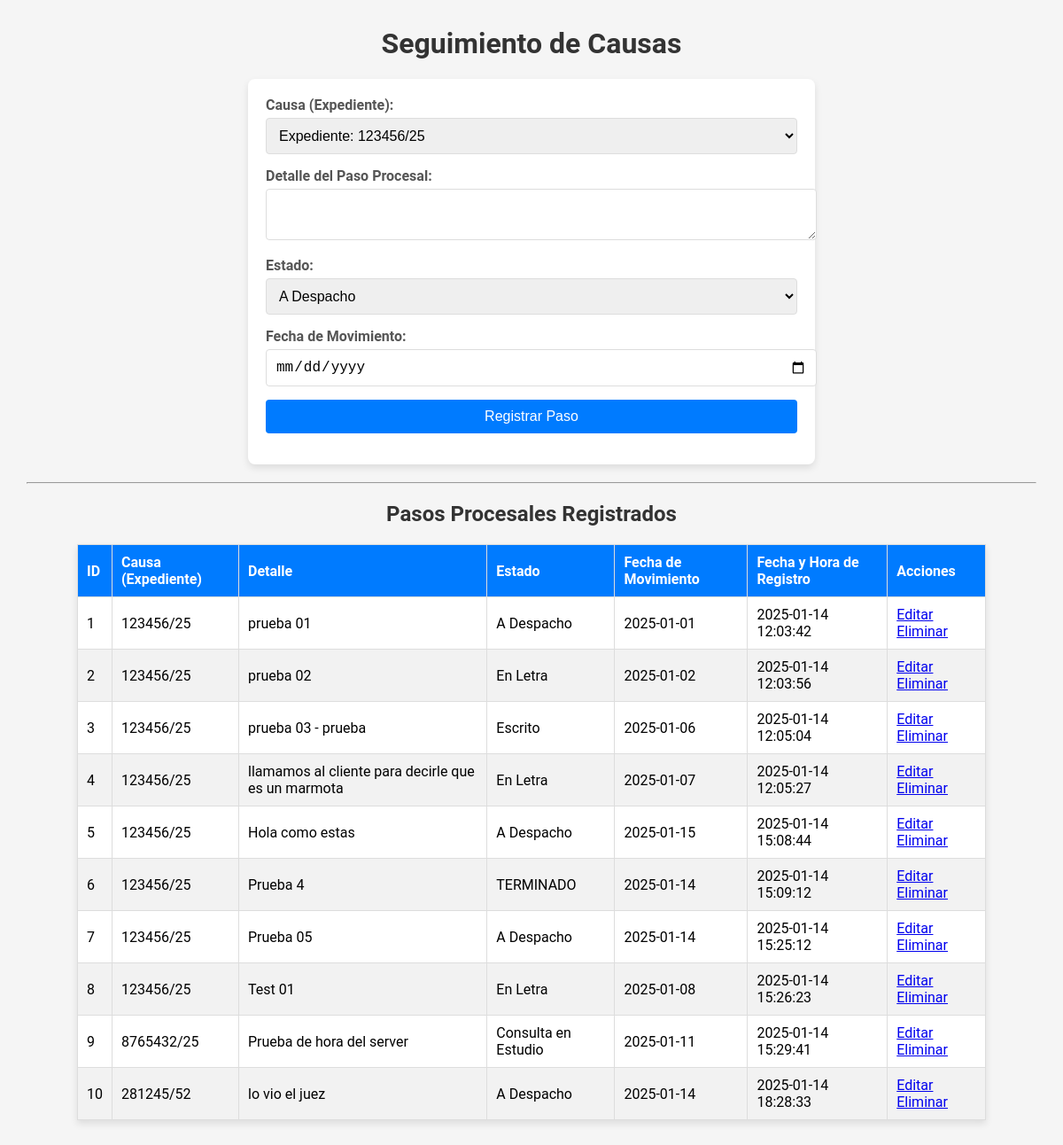
/views/seguimientos.php, run on the app's committed database.
### tables this page shows
CREATE TABLE `Seguimiento` (
  `ID` int(11) NOT NULL,
  `Causa_ID` int(11) NOT NULL,
  `Detalle` text NOT NULL,
  `Estado_ID` int(11) NOT NULL,
  `Fecha_Movimiento` date DEFAULT NULL,
  `Timestamp` timestamp NOT NULL DEFAULT current_timestamp()
);

CREATE TABLE `Causas` (
  `ID` int(11) NOT NULL,
  `Numero_Expediente` varchar(255) NOT NULL,
  `Cliente_DNI` varchar(20) NOT NULL,
  `Juzgado_ID` int(11) NOT NULL,
  `Objeto_ID` int(11) NOT NULL,
  `Perito_ID` int(11) DEFAULT NULL,
  `Descripcion` text DEFAULT NULL,
  `Fecha_Alta` date NOT NULL,
  `Usuario_DNI` varchar(20) DEFAULT NULL
);

CREATE TABLE `Estados` (
  `ID` int(11) NOT NULL,
  `Descripcion` varchar(255) NOT NULL
);

### views/seguimientos.php (the view, shortened to what this page needs)
<?php
include_once '../database/conexion.php';
?>
<!DOCTYPE html>
<html lang="es">
<head>
    <link rel="stylesheet" href="../css/estilos.css">
</head>
<body>
    <h1>Seguimiento de Causas</h1>
    <form action="seguimientos.php" method="POST">
        <label for="causa_id">Causa (Expediente):</label>
        <select id="causa_id" name="causa_id" required>
            <?php
            $causas = $conn->query("SELECT ID, Numero_Expediente FROM Causas");
            while ($causa = $causas->fetch_assoc()) {
                echo "<option value='{$causa['ID']}'>Expediente: {$causa['Numero_Expediente']}</option>";
            }
            ?>
        </select>
        <label for="detalle">Detalle del Paso Procesal:</label>
        <textarea id="detalle" name="detalle" required></textarea>
        <label for="estado_id">Estado:</label>
        <select id="estado_id" name="estado_id" required>
            <?php
            $estados = $conn->query("SELECT ID, Descripcion FROM Estados");
            while ($estado = $estados->fetch_assoc()) {
                echo "<option value='{$estado['ID']}'>" . htmlspecialchars($estado['Descripcion']) . "</option>";
            }
            ?>
        </select>
        <label for="fecha_movimiento">Fecha de Movimiento:</label>
        <input type="date" id="fecha_movimiento" name="fecha_movimiento" required>
        <button type="submit" name="registrar">Registrar Paso</button>
    </form>
    <hr>
    <h2>Pasos Procesales Registrados</h2>
    <table border="1">
        <thead>
            <tr>
                <th>ID</th>
                <th>Causa (Expediente)</th>
                <th>Detalle</th>
                <th>Estado</th>
                <th>Fecha de Movimiento</th>
                <th>Fecha y Hora de Registro</th>
                <th>Acciones</th>
            </tr>
        </thead>
        <tbody>
            <?php
            $sql = "SELECT Seguimiento.ID, Causas.Numero_Expediente AS Causa, Seguimiento.Detalle, Estados.Descripcion AS Estado,
                           Seguimiento.Fecha_Movimiento, Seguimiento.Timestamp
                    FROM Seguimiento
                    LEFT JOIN Causas ON Seguimiento.Causa_ID = Causas.ID
                    LEFT JOIN Estados ON Seguimiento.Estado_ID = Estados.ID";
            $result = $conn->query($sql);
            if ($result->num_rows > 0) {
                while ($row = $result->fetch_assoc()) {
                    echo "<tr>";
                    echo "<td>{$row['ID']}</td>";
                    echo "<td>{$row['Causa']}</td>";
                    echo "<td>{$row['Detalle']}</td>";
                    echo "<td>" . htmlspecialchars($row['Estado']) . "</td>";
                    echo "<td>{$row['Fecha_Movimiento']}</td>";
                    echo "<td>{$row['Timestamp']}</td>";
                    echo "<td>
                            <a href='editar_seguimiento.php?id={$row['ID']}'>Editar</a>
                            <a href='eliminar_seguimientos.php?id={$row['ID']}' onclick='return confirm(\"¿Estás seguro de eliminar este registro?\");'>Eliminar</a>
                          </td>";
                    echo "</tr>";
                }
            } else {
                echo "<tr><td colspan='7'>No hay pasos procesales registrados.</td></tr>";
            }
            ?>
        </tbody>
    </table>
</body>
</html>

### css/estilos.css (style rules this page uses)
body { font-family: 'Roboto', sans-serif; background-color: #f5f5f5; margin: 10; padding: 10; }
h1, h2 { text-align: center; color: #333; }
form { background-color: white; margin: 20px auto; padding: 20px; border-radius: 8px; box-shadow: 0 4px 8px rgba(0, 0, 0, 0.1); max-width: 600px; }
form label { display: block; margin-bottom: 5px; color: #555; font-weight: bold; }
form input, form select, form textarea, form button { width: 100%; padding: 10px; margin-bottom: 15px; border: 1px solid #ddd; border-radius: 4px; font-size: 16px; }
form button { background-color: #007BFF; color: white; border: none; cursor: pointer; }
table { width: 90%; margin: 20px auto; border-collapse: collapse; background-color: white; box-shadow: 0 4px 8px rgba(0, 0, 0, 0.1); }
table th, table td { padding: 10px; text-align: left; border: 1px solid #ddd; }
table th { background-color: #007BFF; color: white; font-size: 16px; }
table tr:nth-child(even) { background-color: #f2f2f2; }
body { margin: 30px; }

### data on the page
seguimiento: ID "1", Causa_ID.Numero_Expediente "123456/25", Detalle "prueba 01", Estado_ID.Descripcion "A Despacho", Fecha_Movimiento "2025-01-01", Timestamp "2025-01-14 12:03:42"
seguimiento: ID "2", Causa_ID.Numero_Expediente "123456/25", Detalle "prueba 02", Estado_ID.Descripcion "En Letra", Fecha_Movimiento "2025-01-02", Timestamp "2025-01-14 12:03:56"
seguimiento: ID "3", Causa_ID.Numero_Expediente "123456/25", Detalle "prueba 03 - prueba", Estado_ID.Descripcion "Escrito", Fecha_Movimiento "2025-01-06", Timestamp "2025-01-14 12:05:04"
seguimiento: ID "4", Causa_ID.Numero_Expediente "123456/25", Detalle "llamamos al cliente para decirle que es un marmota", Estado_ID.Descripcion "En Letra", Fecha_Movimiento "2025-01-07", Timestamp "2025-01-14 12:05:27"
seguimiento: ID "5", Causa_ID.Numero_Expediente "123456/25", Detalle "Hola como estas", Estado_ID.Descripcion "A Despacho", Fecha_Movimiento "2025-01-15", Timestamp "2025-01-14 15:08:44"
seguimiento: ID "6", Causa_ID.Numero_Expediente "123456/25", Detalle "Prueba 4", Estado_ID.Descripcion "TERMINADO", Fecha_Movimiento "2025-01-14", Timestamp "2025-01-14 15:09:12"
seguimiento: ID "7", Causa_ID.Numero_Expediente "123456/25", Detalle "Prueba 05", Estado_ID.Descripcion "A Despacho", Fecha_Movimiento "2025-01-14", Timestamp "2025-01-14 15:25:12"
seguimiento: ID "8", Causa_ID.Numero_Expediente "123456/25", Detalle "Test 01", Estado_ID.Descripcion "En Letra", Fecha_Movimiento "2025-01-08", Timestamp "2025-01-14 15:26:23"
seguimiento: ID "9", Causa_ID.Numero_Expediente "8765432/25", Detalle "Prueba de hora del server", Estado_ID.Descripcion "Consulta en Estudio", Fecha_Movimiento "2025-01-11", Timestamp "2025-01-14 15:29:41"
seguimiento: ID "10", Causa_ID.Numero_Expediente "281245/52", Detalle "lo vio el juez", Estado_ID.Descripcion "A Despacho", Fecha_Movimiento "2025-01-14", Timestamp "2025-01-14 18:28:33"

### other printed values
form field estado_id "A Despacho"
